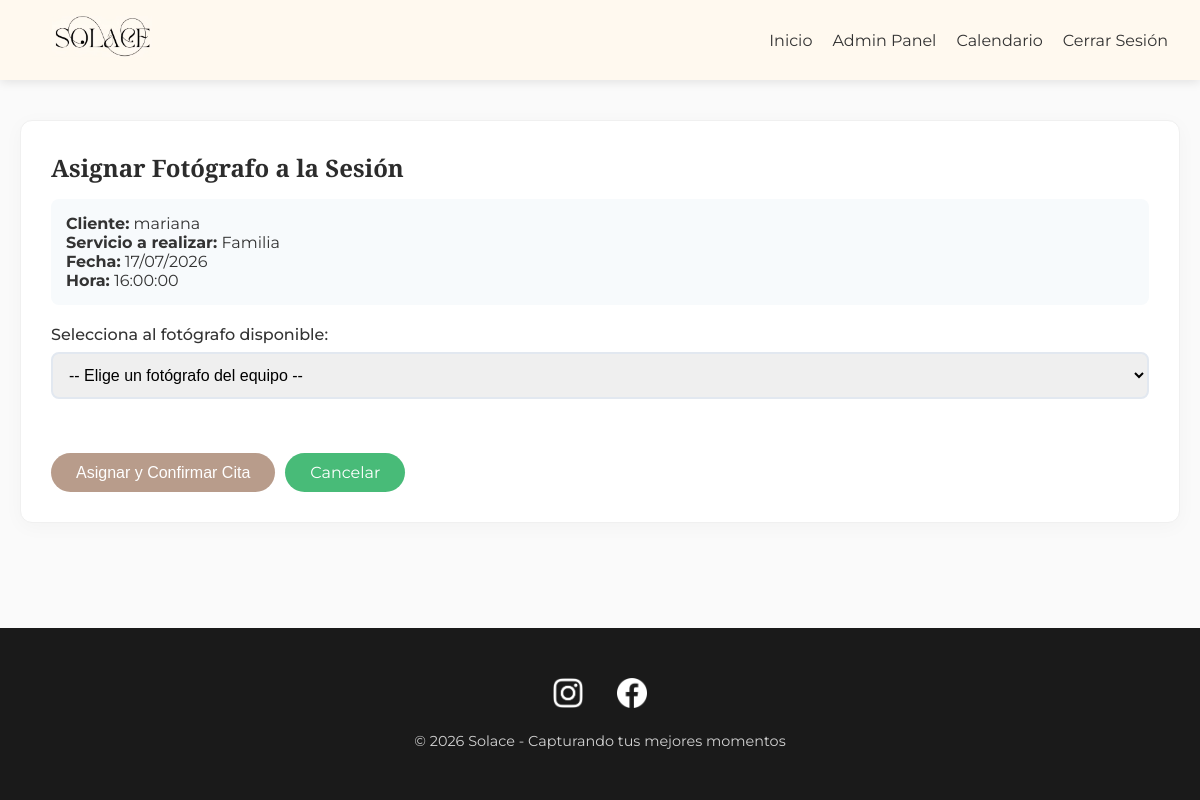
/asignar_fotografo.php?id=4 (signed in), run on the app's committed database.
### tables this page shows
CREATE TABLE `citas` (
  `id` int(11) NOT NULL,
  `usuario_id` int(11) NOT NULL,
  `servicio_id` int(11) NOT NULL,
  `fotografos_id` int(11) NOT NULL,
  `fecha` date NOT NULL,
  `hora` time NOT NULL,
  `estado` enum('pendiente','confirmada','cancelada','completada') DEFAULT 'pendiente',
  `total` decimal(10,2) NOT NULL,
  `fecha_creacion` timestamp NOT NULL DEFAULT current_timestamp()
);

CREATE TABLE `usuarios` (
  `id` int(11) NOT NULL,
  `nombre_completo` varchar(100) NOT NULL,
  `email` varchar(100) NOT NULL,
  `password` varchar(255) NOT NULL,
  `rol` enum('cliente','admin') DEFAULT 'cliente',
  `fecha_registro` timestamp NOT NULL DEFAULT current_timestamp()
);

CREATE TABLE `servicios` (
  `id` int(11) NOT NULL,
  `nombre` varchar(50) NOT NULL,
  `descripcion` text DEFAULT NULL,
  `duracion_minutos` int(11) NOT NULL,
  `precio` decimal(10,2) NOT NULL,
  `activo` tinyint(1) DEFAULT 1
);

### asignar_fotografo.php (the view, shortened to what this page needs)
<?php
require_once 'database.php';
$cita_id = $_GET['id'] ?? $_POST['cita_id'] ?? 0;
$stmt = $pdo->prepare("SELECT c.*, s.nombre as servicio, u.nombre_completo as cliente FROM citas c JOIN servicios s ON c.servicio_id = s.id JOIN usuarios u ON c.usuario_id = u.id WHERE c.id = ?");
$stmt->execute([$cita_id]);
$cita = $stmt->fetch();
include 'header.php';
?>
<div class="card">
    <h2>Asignar Fotógrafo a la Sesión</h2>
    <div style="background: #f7fafc; padding: 15px; border-radius: 8px; margin-bottom: 20px;">
        <p><strong>Cliente:</strong> <?php echo htmlspecialchars($cita['cliente']); ?></p>
        <p><strong>Servicio a realizar:</strong> <?php echo htmlspecialchars($cita['servicio']); ?></p>
        <p><strong>Fecha:</strong> <?php echo date('d/m/Y', strtotime($cita['fecha'])); ?></p>
        <p><strong>Hora:</strong> <?php echo $cita['hora']; ?></p>
    </div>
    <form method="POST">
        <div class="form-group">
            <label>Selecciona al fotógrafo disponible:</label>
            <select name="fotografos_id" required>
                <option value="">-- Elige un fotógrafo del equipo --</option>
            </select>
        </div>
        <br>
        <div style="display: flex; gap: 10px;">
            <button type="submit" class="btn btn-primary">Asignar y Confirmar Cita</button>
            <a href="gestionar_citas.php" class="btn btn-secondary">Cancelar</a>
        </div>
    </form>
</div>
<?php include 'footer.php'; ?>

### style.css (style rules this page uses)
html { scroll-behavior: smooth; }
* { margin: 0; padding: 0; box-sizing: border-box; }
body { font-family: 'Montserrat', 'Segoe UI', Tahoma, sans-serif; background-color: #fafafa; color: #333333; min-height: 100vh; display: flex; flex-direction: column; }
h1, h2, h3, .logo { font-family: 'Playfair Display', serif; font-weight: 600; color: #2c2c2c; }
h2 { color: #2c2c2c !important; margin-bottom: 15px; }
.card { background: white; border-radius: 12px; padding: 30px; margin: 20px 0; border: 1px solid #f0f0f0; box-shadow: 0 4px 20px rgba(0,0,0,0.03); transition: all 0.3s ease; }
.btn { display: inline-block; padding: 10px 25px; border-radius: 25px; text-decoration: none; margin-top: 15px; transition: all 0.3s; border: none; cursor: pointer; font-size: 1rem; }
.btn-primary { background: #b89c8b; color: white; }
.btn-secondary { background: #48bb78; color: white; }
.form-group { margin-bottom: 20px; }
.form-group label { display: block; margin-bottom: 8px; font-weight: 500; color: #333; }
.form-group input, .form-group select { width: 100%; padding: 12px; border: 2px solid #e2e8f0; border-radius: 8px; font-size: 1rem; transition: border-color 0.3s; }

### data on the page
citas: usuario.nombre_completo "mariana", servicio.nombre "Familia", fecha "17/07/2026", hora "16:00:00"
